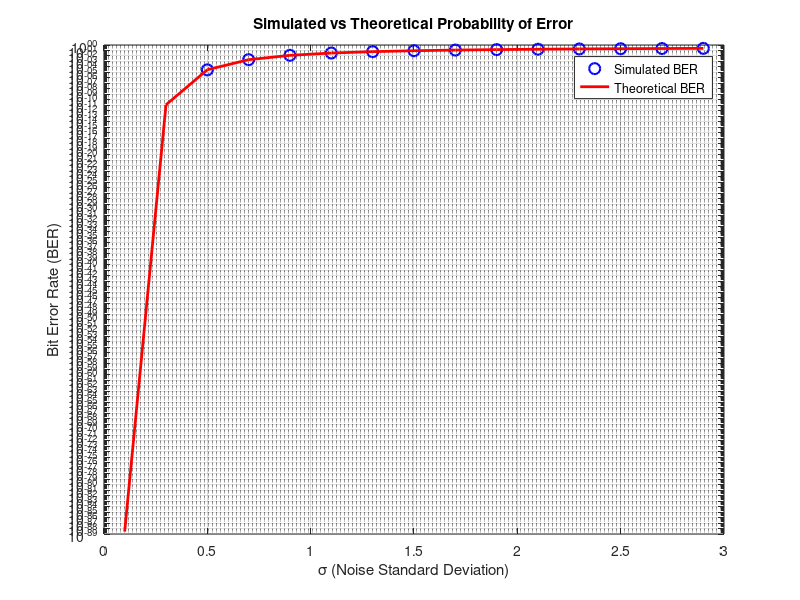

Recreate this plot in MATLAB.
% محاكاة نظام اتصالات Binary Antipodal Signaling
clear; clc;

%% 1. الإعدادات (Parameters)
N = 10^6;               % عدد العينات (كلما زاد زادت الدقة)
x_values = [2, -2];     % القيم الممكنة للإشارة المرسلة
sigma_vec = 0.1:0.2:3;  % نطاق قيم الانحراف المعياري للضجيج (تغيير قوة الضجيج)

ber_simulated = zeros(1, length(sigma_vec));
ber_theoretical = zeros(1, length(sigma_vec));

%% 2. حلقة المحاكاة (Simulation Loop)
for i = 1:length(sigma_vec)
    sigma = sigma_vec(i);
    
    % أ- توليد الإشارة المرسلة (Random bits 0 or 1)
    bits = randi([0, 1], 1, N);
    x = (bits * 4) - 2;  % تحويل 0 لـ -2، و 1 لـ 2
    
    % ب- إضافة الضجيج (AWGN Channel)
    z = sigma * randn(1, N);
    y = x + z;
    
    % ج- كاشف المستقبل (Decision Maker)
    x_hat = zeros(1, N);
    x_hat(y >= 0) = 2;
    x_hat(y < 0) = -2;
    
    % د- حساب معدل الخطأ العملي
    errors = sum(x ~= x_hat);
    ber_simulated(i) = errors / N;
    
    % هـ- حساب معدل الخطأ النظري باستخدام Q-function
    % Q(x) = 0.5 * erfc(x / sqrt(2))
    ber_theoretical(i) = 0.5 * erfc((2/sigma) / sqrt(2));
end

%% 3. رسم النتائج (Plotting)
figure;
semilogy(sigma_vec, ber_simulated, 'bo', 'LineWidth', 1.5, 'MarkerSize', 8); % النتائج العملية
hold on;
semilogy(sigma_vec, ber_theoretical, 'r-', 'LineWidth', 2); % النتائج النظرية
grid on;

xlabel('\sigma (Noise Standard Deviation)');
ylabel('Bit Error Rate (BER)');
title('Simulated vs Theoretical Probability of Error');
legend('Simulated BER', 'Theoretical BER');
